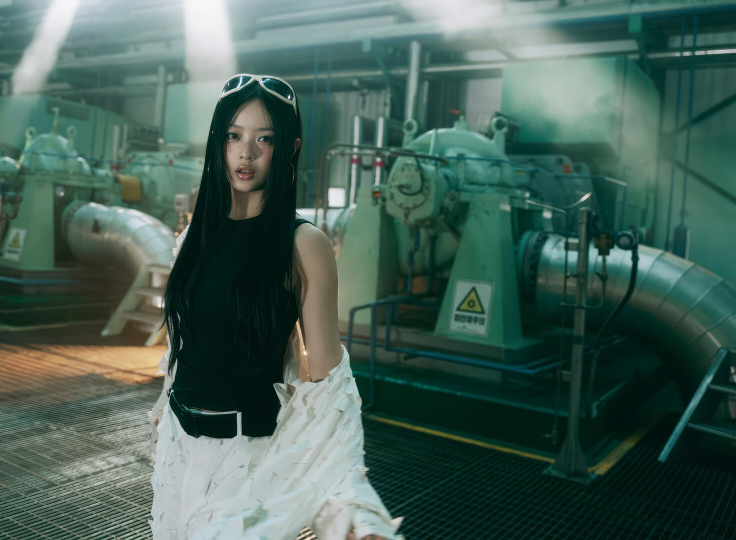
#> input picture pics/hanni-new-jeans.jpg, 1472 x 1080 px (shown at 1/2 size)
$ python ioc-image.py
#> lines starting #> are read from the running program, lines starting #| are printed output that depends on the picture
# Folkard, Sean Michael - OpenCV Homework No. 1

import os
import cv2

# Load the image
image_path = os.path.join('pics/hanni-new-jeans.jpg')
img = cv2.imread(image_path)
#> img is the input picture: shape (1080, 1472, 3); mean B, G, R 87.7, 97.3, 70.6

new_width = int(img.shape[1] * 0.5)
#> new_width = 736
new_height = int(img.shape[0] * 0.5)
#> new_height = 540
new_dim = (new_width, new_height)
#> new_dim = (736, 540)

resized_img = cv2.resize(img, new_dim)
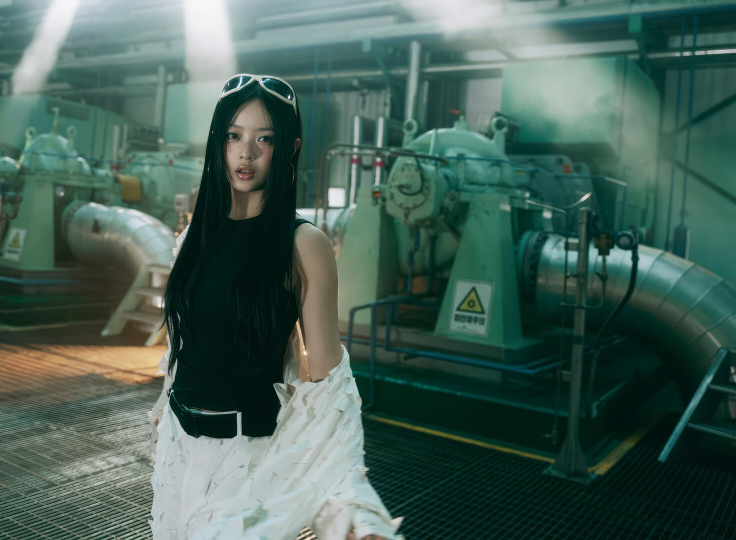
#> resized_img: shape (540, 736, 3); mean B, G, R 87.8, 97.4, 70.7

img_rgb = cv2.cvtColor(img, cv2.COLOR_BGR2RGB)
img_hsv = cv2.cvtColor(img, cv2.COLOR_BGR2HSV)
#> img_hsv: shape (1080, 1472, 3); mean H, S, V 76.1, 122.8, 98.5
cropped_img_rgb = img_rgb[120:450, 320:700]
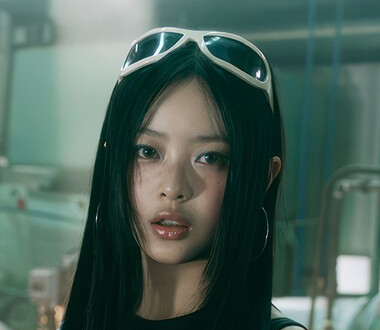
#> cropped_img_rgb: shape (330, 380, 3); mean R, G, B 76.6, 99.7, 90.2
cropped_img_hsv = img_hsv[120:450, 320:700]
#> cropped_img_hsv: shape (330, 380, 3); mean H, S, V 71.4, 109.3, 101.5

print(img.shape)
#| (1080, 1472, 3)
print(resized_img.shape)
#| (540, 736, 3)

# Original Image, window labelled as "Original"
cv2.imshow('Original', img)
# Resized Image by 50%, window labelled as "Scaled by 50%"
cv2.imshow('Scaled by 50%', resized_img)
# Cropped Image (to a face or any focus inside the image) with RGB Color Channel, window labelled as "Cropped RGB"
cv2.imshow('Cropped RGB', cropped_img_rgb)
# Cropped Image (to a face or any focus inside the image) with HSV Color Channel, window labelled as "Cropped HSV"
cv2.imshow('Cropped HSV', cropped_img_hsv)

cv2.waitKey(0)

$ run again, with pics/new-jeans.jpg copied over pics/hanni-new-jeans.jpg
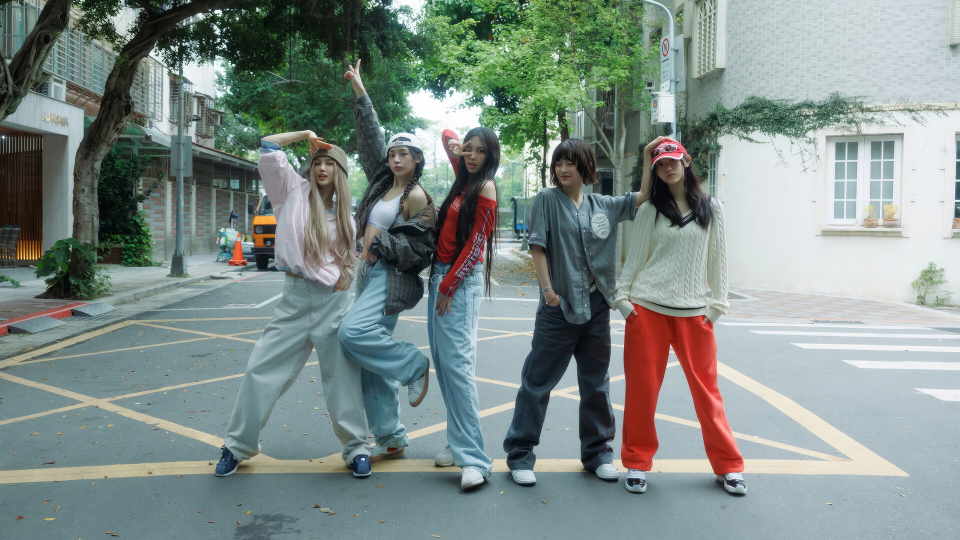
#> input picture pics/new-jeans.jpg, 1920 x 1080 px (shown at 1/2 size)
#> img is the input picture: shape (1080, 1920, 3); mean B, G, R 136.5, 140.6, 127.6
#> `resized_img = cv2.resize(img, new_dim)`:
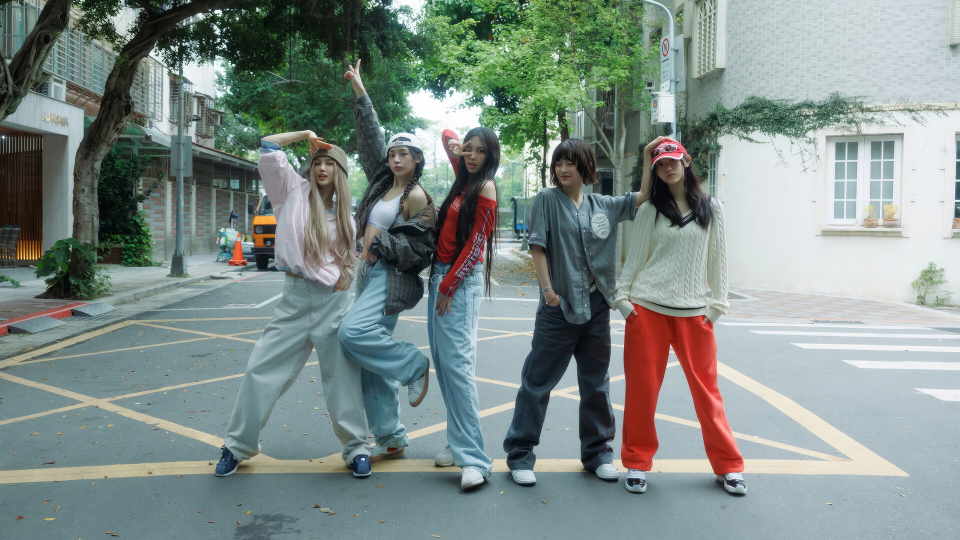
#> resized_img: shape (540, 960, 3); mean B, G, R 136.6, 140.8, 127.7
#> img_hsv: shape (1080, 1920, 3); mean H, S, V 79.1, 54.9, 147.4
#> `cropped_img_rgb = img_rgb[120:450, 320:700]`:
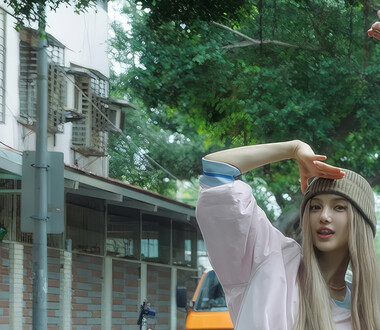
#> cropped_img_rgb: shape (330, 380, 3); mean R, G, B 95.9, 112, 101.5
#> cropped_img_hsv: shape (330, 380, 3); mean H, S, V 72.5, 62.9, 115.2
#| (1080, 1920, 3)
#| (540, 960, 3)
